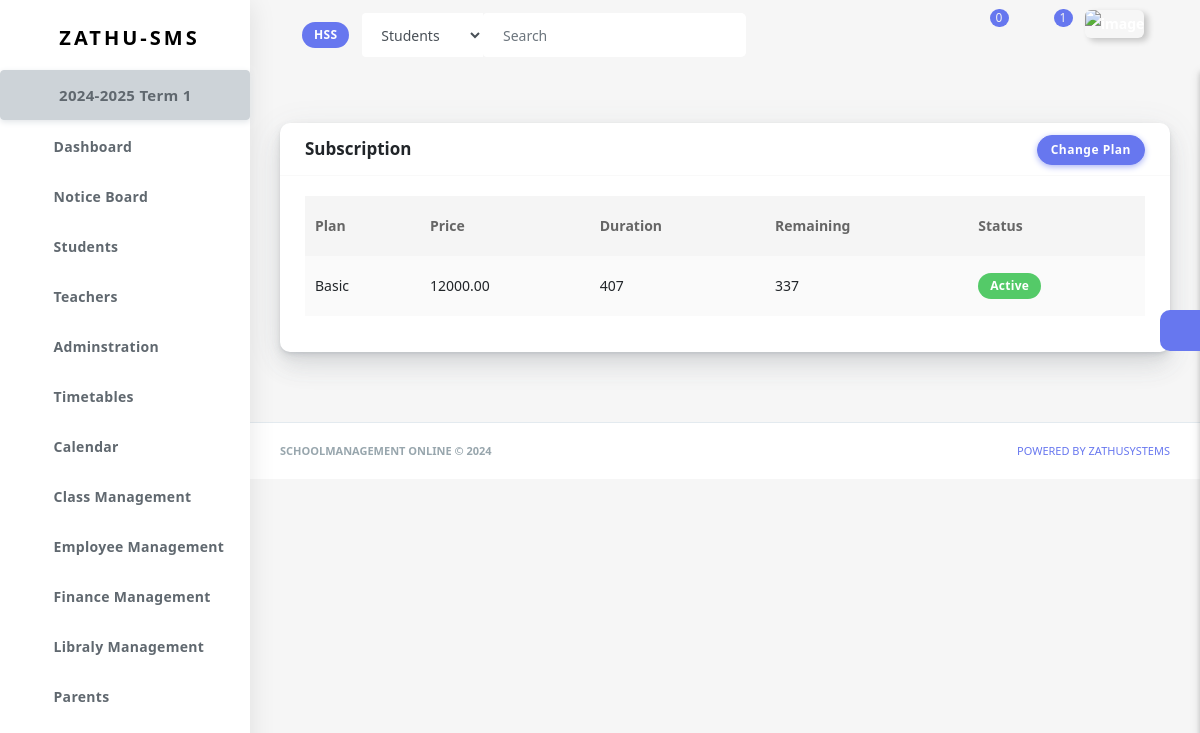
The app's page /subscription-40b1d377-6656-44b4-9429-142e877d579a/ (signed in) with its own data.
### schooladminstration/models.py (models this page shows)
class Institution(models.Model):
    institution_name=models.CharField(max_length=50)
    id=models.CharField(primary_key=True, max_length=100, blank=True, unique=True, default=uuid.uuid4)
    user=models.ForeignKey(get_user_model(), on_delete=models.CASCADE, related_name='institution', blank=True, null=True, default=None)
    name_of_head=models.CharField(max_length=50, null=True, blank=True, default=None)
    name_of_principal=models.CharField(max_length=50, null=True, blank=True, default=None)
    name_of_registrar=models.CharField(max_length=50, null=True, blank=True, default=None)
    phone=models.CharField(max_length=50, null=True, blank=True)
    country=models.CharField(max_length=50, null=True, blank=True)
    city=models.CharField(max_length=50, null=True, blank=True)
    tried_subscription=models.BooleanField(default=False)
    created_at = models.DateTimeField(default=timezone.now, null=True, blank=True)
    edu=(
        ('primary education', 'Primary Education'),
        ('secondary education', 'Secondary Education'),
        ('tertialy education', 'Tertiary Education'),
    )
    edu_offer=models.CharField(max_length=20, choices=edu)
    def __str__(self):
        return self.institution_name

### school_calendar/models.py (models this page shows)
class AcademicYear(models.Model):
    institution=models.ForeignKey(Institution, on_delete=models.CASCADE, related_name='academic_year')
    year=models.CharField(max_length=9, help_text='e.g 2024-2025')
    start_date=models.DateField(help_text='starting date of this academic year')
    end_date=models.DateField(help_text='ending date of this academic year')
    date=models.DateField(auto_now_add=True)
    closed=models.BooleanField(default=False)
    def __str__(self):
        return f'{self.year}'

class Term(models.Model):
    institution=models.ForeignKey(Institution, on_delete=models.CASCADE, related_name='terms')
    academic_year=models.ForeignKey(AcademicYear, on_delete=models.CASCADE, related_name='terms')
    title=models.CharField(max_length=50, help_text='e.g Term 1/Semister 2')
    start_date=models.DateField(help_text='starting date of this term/semister')
    end_date=models.DateField(help_text='ending date of this Term/Semister')
    date=models.DateField(auto_now_add=True)
    closed=models.BooleanField(default=False)
    def __str__(self):
        return f'{self.title}'

### subscription/models.py (models this page shows, shortened)
class SchoolSubscription(models.Model):
    school = models.OneToOneField(Institution, on_delete=models.CASCADE, related_name='subscription')  # School owner's account
    plan = models.ForeignKey(SubscriptionPlan, on_delete=models.CASCADE, related_name='subscriptions')
    start_date = models.DateTimeField(auto_now_add=True)
    end_date = models.DateTimeField(null=True, blank=True, default=None)
    is_trial = models.BooleanField(default=False)
    def is_active(self):
        if self.end_date:
            return timezone.now() < self.end_date
        else:
            if self.plan.name == 'Free':
                return True
            return False
    def remaining_days(self):
        if self.end_date:
            if (self.end_date - timezone.now()).days < 1:
                return 0
            return (self.end_date - timezone.now()).days
        return 0
    def duration(self):
        return (self.end_date-self.start_date).days

class SubscriptionPlan(models.Model):
    PLAN_CHOICES = [
        ('Free', 'Free - Limited Features'),
        ('Basic', 'Basic - Least Limited Features'),
        ('Premium', 'Premium - Full Features')
    ]
    name = models.CharField(max_length=50, choices=PLAN_CHOICES, default='Free')
    price = models.DecimalField(max_digits=9, decimal_places=2, default=0.00)  # For Basic and Premium plans
    yearly_price = models.DecimalField(max_digits=9, decimal_places=2, default=0.00, null=True, blank=True)  # For Basic and Premium plans
    half_year_price = models.DecimalField(max_digits=9, decimal_places=2, default=0.00, null=True, blank=True)
    description=models.TextField(default=None, null=True, blank=True)

### subscription/views.py (the view)
# urls.py: path('', include('subscription.urls')),
@login_required
def subscription(request, school_id):
    if is_approved_account(request)==False: return redirect('main:un_approved', school_id)
    if is_admin(request) == False: return redirect('main:un_authorised', school_id)
    institution=get_institution(request, school_id)
    sub=SchoolSubscription.objects.get(school=institution)
    cont={
        'institution':institution,
        'school_id':school_id,
        'sub':sub
    }
    return render(request, 'templates/subscription/subscription.html', cont)

### chatapp/context_processors.py (called while the page is built)
def chat_global_data(request):
    chats=None
    if request.user.is_authenticated:
        chats=Chat.objects.filter(users=(request.user)).order_by('-udated_at')
        counter_chats=Chat.objects.filter(users=(request.user)).order_by('-udated_at')[:6]
        counter=0
        for chat in counter_chats:
            messages=chat.chat_messages.filter(receiver=request.user, seen=False)
            if messages:
                counter+=1
                continue
        return {'counter_chats':counter_chats, 'chats': chats, 'counter':counter}
    return {'mkkk': chats}

### chatapp/models.py (called while the page is built)
    def unseen_msgs(self):
        msgs=self.chat_messages.filter(seen=False)
        if msgs:
            return msgs.last()
        return None

### landing_page/context_processors.py (called while the page is built)
def global_data(request):
    ins=SystemFeature.objects.all()[0:5]
    return {'featuress': ins, }

### main/templatetags/custom_filter.py (called while the page is built)
@register.filter
def first_letters(value):
    value = str(value)
    return ''.join([word[0] for word in value.split() if word]).upper()

### main/templatetags/timeago_filters.py (called while the page is built)
@register.filter
def timeago(value):
    if not isinstance(value, datetime.datetime):
        return value
    now_time = now()
    delta = now_time - value
    seconds = delta.total_seconds()
    minutes = seconds / 60
    hours = minutes / 60
    days = hours / 24
    weeks = days / 7
    months = days / 30
    years = days / 365
    if seconds < 60:
        return f"{int(seconds)}s"
    elif minutes < 60:
        return f"{int(minutes)}m"
    elif hours < 24:
        return f"{int(hours)}h"
    elif days < 7:
        return f"{int(days)}d"
    elif weeks < 4:
        return f"{int(weeks)}w"
    elif months < 12:
        return f"{int(months)}mo"
    else:
        return f"{int(years)}y"

### main/utils.py (called while the page is built)
def get_institution(request, school_id):
    istitution=get_object_or_404(Institution, id=school_id)
    return istitution

def is_admin(request):
    try:
        institution=get_object_or_404(Institution, user=request.user)
        if institution:
            return True
    except:
        return False

def is_teacher(request):
    try:
        instructor=get_object_or_404(Instructor, user=request.user)
        if instructor:
            return True
    except:
        return False

def is_approved_account(request):
    if is_teacher(request):
        instructor=get_instructor(request)
        if instructor.approved:
            return True
        else:
            return False
    elif is_admin(request):
        return True

### templates/templates/subscription/subscription.html (shortened to what this page needs)
{% extends 'templates/main/base.html' %}
{% block content %}
<section class="section">
<div class="section-body">
<div class="row">
    <div class="col-12">
      <div class="card">
        <div class="card-header">
            <h4 class="d-inline">Subscription</h4>
            <div class="card-header-action">
              <a href="{% url 'subs:subscription_plans' school_id %}" class="btn btn-primary">Change Plan</a>
            </div>
        </div>
        <div class="card-body">
          <div class="table-responsive">
            <table class="table table-striped table-hover" id="" style="width:100%;">
              <thead>
                <tr>
                  <th>Plan</th>
                  <th>Price</th>
                  <th>Duration</th>
                  <th>Remaining</th>
                  <th>Status</th>
                </tr>
              </thead>
              <tbody>
                <tr>
                  <td>{{sub.plan.name}}
                  </td>
                  <td>{{sub.plan.price}}</td>
                  <td>
                    {% if sub.plan.name == 'Free' %}
                      Eternity
                    {% else %}
                      {{sub.duration}}
                    {% endif %}
                  </td>
                  <td>
                    {% if sub.plan.name == 'Free' %}
                      Eternity
                    {% else %}
                      {{sub.remaining_days}}
                    {% endif %}
                  </td>
                  <td>
                    {% if sub.is_active %}
                    <span class="badge badge-pill badge-success">Active</span>
                    {% else %}
                    <span class="badge badge-pill badge-warning">Expired</span>
                    <a href="{% url 'subs:subscribe_to_plan' sub.plan.id school_id 'paid' %}" class="btn btn-primary btn-sm">Renew Now</a>
                    {% endif %}
                  </td>
                </tr>
              </tbody>
            </table>
          </div>
        </div>
      </div>
    </div>
  </div>
</div>
</section>
{% endblock %}

### templates/templates/main/header.html (shortened to what this page needs)
{% load static %}
{% load timeago_filters %}
{% load custom_filter %}
   <div class="navbar-bg"></div>
      <nav class="navbar navbar-expand-lg main-navbar sticky">
        <div class="form-inline mr-auto">
          <ul class="navbar-nav mr-3">
            <li><a href="#" data-toggle="sidebar" class="nav-link nav-link-lg
									collapse-btn"> </a></li>
            <li><a href="{% url 'accounts:school_p' %}" class="nav-link nav-link-lg">
                <span class="badge badge-primary"><span class="text-white">{{institution|first_letters}}</span> </span>
              </a></li>
            <li>
              <form class="form-inline mr-auto" action="{% url 'search:search' school_id %}">
                <div class="search-element">
                  <select class="form-control" name="category" id="">
                    <option value="students">Students</option>
                  </select>
                  <input class="form-control" type="search" {% if q %} value="{{q}}" {% endif %} name="q" placeholder="Search" aria-label="Search" data-width="200">
                  <button class="btn" type="submit">
                    <i class="fas fa-search"></i>
                  </button>
                </div>
              </form>
            </li>
          </ul>
        </div>
        <ul class="navbar-nav navbar-right">
          <li class="dropdown dropdown-list-toggle"><a href="#" data-toggle="dropdown"
              class="nav-link nav-link-lg message-toggle">
              <span class="badge headerBadge1">
                {{counter}} </span> </a>
          </li>
          <li class="dropdown dropdown-list-toggle">
            <a href="#" data-toggle="dropdown"
              class="nav-link nav-link-lg notification-toggle message-toggle">
              <i data-feather="bell" class="bell"></i>
              <span class="badge headerBadge1">
                {{n_counter}}
              </span>
            </a>
          </li>
          <li class="dropdown"><a href="#" data-toggle="dropdown"
              class="nav-link dropdown-toggle nav-link-lg nav-link-user"> <img alt="image" src="{% static 'assets/img/user.png' %}"
                class="user-img-radious-style"> </a>
          </li>
          <li class="dropdown">
            <a href="#" data-toggle="dropdown"
            class="nav-link dropdown-toggle nav-link-lg nav-link-user">
          </a>
        </li>
        </ul>
      </nav>

### templates/templates/main/sidebar.html (shortened to what this page needs)
{% load static %}
<div class="main-sidebar sidebar-style-2">
        <aside id="sidebar-wrapper">
          <div class="sidebar-brand">
            <a href=""> <img alt="" src="{% static 'assets/img/logo.png' %}" class="header-logo" /> <span
                class="logo-name">Zathu-SMS</span>
            </a>
          </div>
          <ul class="sidebar-menu">
            <li class="dropdown">
              <a href="{% url 'school_calendar:calendar_list' school_id %}" style="font-size: 15px; font-weight: 70px;" class="btn btn-secondary"> {{institution.academic_year.last}} {{institution.academic_year.last.terms.last|title}} </a>
            </li>
            <li class="dropdown">
              <a href="{% url 'main:dashboard' school_id %}" class="nav-link"><span>Dashboard</span></a>
            </li>
            <li class="dropdown">
              <a href="{% url 'main:notice_board' school_id %}" class="nav-link"><span>Notice Board</span></a>
            </li>
            <li class="dropdown">
              <a href="{% url 'student:students' school_id %}" class="nav-link"><span>Students</span></a>
            </li>
            <li class="dropdown">
              <a href="{% url 'teacher:teachers' school_id %}" class="nav-link"><span>Teachers</span></a>
            </li>
            <li class="dropdown">
              <a href="#" class="menu-toggle nav-link has-dropdown"><span>Adminstration</span></a>
            </li>
            <li class="dropdown">
              <a href="#" class="menu-toggle nav-link has-dropdown"><span>Timetables</span></a>
            </li>
            <li class="dropdown">
              <a href="#" class="menu-toggle nav-link has-dropdown"><span>Calendar</span></a>
            </li>
            <li class="dropdown">
              <a href="#" class="menu-toggle nav-link has-dropdown"><span>Class Management</span></a>
            </li>
            <li class="dropdown">
              <a href="#" class="menu-toggle nav-link has-dropdown"><span>Employee Management</span></a>
            </li>
            <li class="dropdown">
              <a href="#" class="menu-toggle nav-link has-dropdown"><span>Finance Management</span></a>
            </li>
            <li class="dropdown">
              <a href="#" class="menu-toggle nav-link has-dropdown"><span>Libraly Management</span></a>
            </li>
            <li class="dropdown">
              <a href="{% url 'school_admin:parents' school_id %}" class="nav-link"><span>Parents</span></a>
            </li>
           <br><br><br>
          </ul>
        </aside>
      </div>

### records on screen
Institution: institution_name "HSS", academic_year.last "2024-2025", academic_year.last.terms.last "Term 1"
SchoolSubscription: plan.name "Basic", plan.price "12000.00", duration "407", remaining_days "337"

### other values on screen
{{ counter }} "0"
{{ n_counter }} "1"
